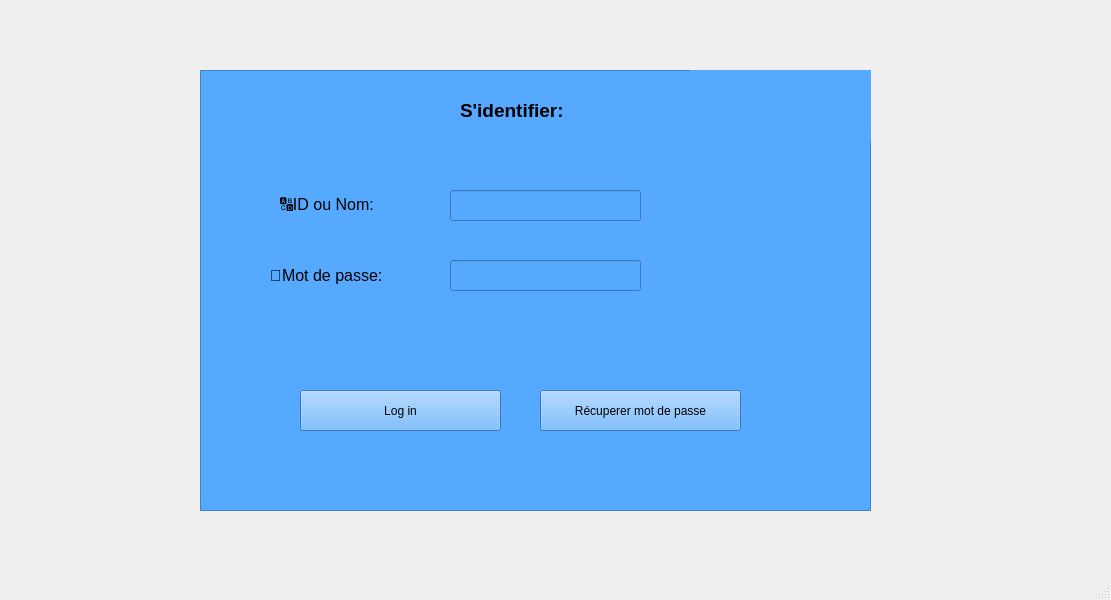
<?xml version="1.0" encoding="UTF-8"?>
<ui version="4.0">
 <class>MainWindow</class>
 <widget class="QMainWindow" name="MainWindow">
  <property name="geometry">
   <rect>
    <x>0</x>
    <y>0</y>
    <width>1111</width>
    <height>600</height>
   </rect>
  </property>
  <property name="windowTitle">
   <string>MainWindow</string>
  </property>
  <widget class="QWidget" name="centralwidget">
   <widget class="QFrame" name="frame">
    <property name="geometry">
     <rect>
      <x>200</x>
      <y>70</y>
      <width>671</width>
      <height>441</height>
     </rect>
    </property>
    <property name="styleSheet">
     <string notr="true">background-color: rgb(85, 170, 255);
</string>
    </property>
    <property name="frameShape">
     <enum>QFrame::Shape::StyledPanel</enum>
    </property>
    <property name="frameShadow">
     <enum>QFrame::Shadow::Raised</enum>
    </property>
    <widget class="QLabel" name="label_3">
     <property name="geometry">
      <rect>
       <x>260</x>
       <y>20</y>
       <width>141</width>
       <height>41</height>
      </rect>
     </property>
     <property name="text">
      <string>&lt;html&gt;&lt;head/&gt;&lt;body&gt;&lt;p&gt;&lt;span style=&quot; font-size:14pt; font-weight:700;&quot;&gt;S'identifier:&lt;/span&gt;&lt;/p&gt;&lt;/body&gt;&lt;/html&gt;</string>
     </property>
    </widget>
    <widget class="QLabel" name="label_2">
     <property name="geometry">
      <rect>
       <x>70</x>
       <y>190</y>
       <width>161</width>
       <height>31</height>
      </rect>
     </property>
     <property name="text">
      <string>&lt;html&gt;&lt;head/&gt;&lt;body&gt;&lt;p&gt;&lt;span style=&quot; font-size:12pt;&quot;&gt;🔑Mot de passe:&lt;/span&gt;&lt;/p&gt;&lt;/body&gt;&lt;/html&gt;</string>
     </property>
    </widget>
    <widget class="QLabel" name="label">
     <property name="geometry">
      <rect>
       <x>80</x>
       <y>120</y>
       <width>161</width>
       <height>31</height>
      </rect>
     </property>
     <property name="text">
      <string>&lt;html&gt;&lt;head/&gt;&lt;body&gt;&lt;p&gt;&lt;span style=&quot; font-size:12pt;&quot;&gt;🔠ID ou Nom:&lt;/span&gt;&lt;/p&gt;&lt;/body&gt;&lt;/html&gt;</string>
     </property>
    </widget>
    <widget class="QLineEdit" name="lineEdit">
     <property name="geometry">
      <rect>
       <x>250</x>
       <y>120</y>
       <width>191</width>
       <height>31</height>
      </rect>
     </property>
    </widget>
    <widget class="QLineEdit" name="lineEdit_2">
     <property name="geometry">
      <rect>
       <x>250</x>
       <y>190</y>
       <width>191</width>
       <height>31</height>
      </rect>
     </property>
    </widget>
    <widget class="QPushButton" name="pushButton">
     <property name="geometry">
      <rect>
       <x>100</x>
       <y>320</y>
       <width>201</width>
       <height>41</height>
      </rect>
     </property>
     <property name="styleSheet">
      <string notr="true">background-color: #00008B;   /* أزرق غامق */
    color: white;                /* النص أبيض */
    gridline-color: white;       /* لون الخطوط */
    border-radius: 8px;          /* حواف مستديرة */
}
QHeaderView::section {
    background-color: #34495e;   /* رمادي غامق للـ header */
    color: white;
    padding: 4px;
    border: 1px solid #2c3e50;</string>
     </property>
     <property name="text">
      <string>Log in</string>
     </property>
    </widget>
    <widget class="QPushButton" name="pushButton_2">
     <property name="geometry">
      <rect>
       <x>340</x>
       <y>320</y>
       <width>201</width>
       <height>41</height>
      </rect>
     </property>
     <property name="styleSheet">
      <string notr="true">background-color: #00008B;   /* أزرق غامق */
    color: white;                /* النص أبيض */
    gridline-color: white;       /* لون الخطوط */
    border-radius: 8px;          /* حواف مستديرة */
}
QHeaderView::section {
    background-color: #34495e;   /* رمادي غامق للـ header */
    color: white;
    padding: 4px;
    border: 1px solid #2c3e50;</string>
     </property>
     <property name="text">
      <string>Récuperer mot de passe</string>
     </property>
    </widget>
    <widget class="QLabel" name="label_4">
     <property name="geometry">
      <rect>
       <x>490</x>
       <y>-10</y>
       <width>201</width>
       <height>81</height>
      </rect>
     </property>
     <property name="text">
      <string/>
     </property>
     <property name="pixmap">
      <pixmap>../Desktop/444444.png</pixmap>
     </property>
    </widget>
   </widget>
  </widget>
  <widget class="QMenuBar" name="menubar">
   <property name="geometry">
    <rect>
     <x>0</x>
     <y>0</y>
     <width>1111</width>
     <height>26</height>
    </rect>
   </property>
  </widget>
  <widget class="QStatusBar" name="statusbar"/>
 </widget>
 <resources/>
 <connections/>
</ui>
